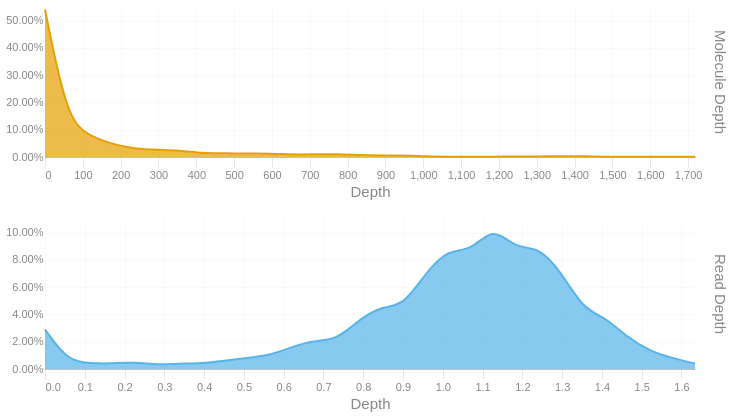

Notebook code for this chart:
### Code cell
readdep = depth_hist(tb['Read Depth'], q99, 3)
readdep = readdep.with_columns(pl.lit('Read Depth').alias('Metric'))
if not SKIPLR:
    moldep = depth_hist(tb['Molecule Depth'], mol_q99, 1)
    moldep = moldep.with_columns(pl.lit('Molecule Depth').alias('Metric'))
    _hist = pl.concat([readdep, moldep])
    _hist = _hist.filter(pl.col('Proportion') != 0)
    with SafeRender(_hist):
        (
            alt.Chart(_hist)        
            .mark_area(interpolate = "basis")
            .encode(
                x=alt.X('Bin:Q').scale(domainMin=0).axis(alt.Axis(title='Depth')),
                y = alt.Y('Proportion:Q', title = None).axis(format = '.2%'),
                color = alt.Color('Metric:N').legend(None),
                row = alt.Row("Metric:N").header(title = None, labelOrient = 'right'),
                tooltip = [
                    alt.Tooltip("Metric:N", title = "Metric"),
                    alt.Tooltip('Interval:N', title = "Depth Interval"),
                    alt.Tooltip('Proportion:Q', title = "% Alignments").format('.2%')
                ]
            )
            .resolve_scale(x='independent', y='independent')
            .properties(
                height = 150, width = 650,
                usermeta={'embedOptions': {'downloadFileName': f'{samplename}.depth.hist'}}
            )
        ).display()
else:
    readdep = readdep.filter(pl.col('Proportion') != 0)
    with SafeRender(readdep):
        (
            alt.Chart(readdep)        
            .mark_area(interpolate = "basis")
            .encode(
                x=alt.X('Bin:Q').scale(domainMin=0).axis(alt.Axis(title='Depth')),
                y = alt.Y('Proportion:Q', title = None).axis(format = '.2%'),
                tooltip = [
                    alt.Tooltip('Interval:N', title = "Depth Interval"),
                    alt.Tooltip('Proportion:Q', title = "% Alignments").format('.2%')
                ]
            )
            .properties(
                usermeta={'embedOptions': {'downloadFileName': f'{samplename}.depth.hist'}}
            )
        ).display()

### Figure 1 — Vega-Lite specification as saved in the notebook (floating-point values rounded to 4 significant figures)
{"width": 650, "height": 150, "config": {"title": {"anchor": "start", "dy": -15, "fontSize": 18, "color": "#888888", "subtitleColor": "#888888", "subtitleFontSize": 14}, "arc": {"fill": "#0072B2"}, "axis": {"domainColor": "#888888", "domainWidth": 0.5, "gridWidth": 0.2, "grid": false, "titleFontWeight": 400, "titleFontSize": 15, "labelFontSize": 11, "labelColor": "#888888", "tickColor": "#888888", "tickWidth": 0.2, "titleColor": "#888888"}, "axisBand": {"grid": false}, "axisX": {"grid": true, "tickSize": 10, "domainCap": "round"}, "axisY": {"domain": false, "grid": true, "tickSize": 0, "domainCap": "round"}, "background": "transparent", "header": {"labelFontSize": 15, "labelColor": "#888888", "titleFontSize": 15, "titleFontWeight": 600, "titleColor": "#888888"}, "legend": {"labelFont": "sans-serif", "labelFontSize": 12, "labelColor": "#888888", "symbolSize": 100, "symbolType": "circle", "titleFontSize": 12, "titlePadding": 10, "titleColor": "#888888", "title": null}, "range": {"category": ["#E69F00", "#56B4E9", "#009E73", "#F0E442", "#0072B2", "#D55E00", "#CC79A7", "#000000"], "diverging": ["#cfe8f3", "#a2d4ec", "#73bfe2", "#46abdb", "#1696d2", "#12719e"]}, "area": {"fill": "#0072B2", "fillOpacity": 0.7, "line": true, "strokeOpacity": 0.7}, "line": {"color": "#0072B2", "stroke": "#0072B2", "strokeWidth": 2}, "trail": {"color": "#0072B2", "stroke": "#0072B2", "strokeWidth": 0, "size": 1}, "point": {"filled": true, "fillOpacity": 1.0, "size": 95}, "text": {"color": "#888888", "fontSize": 11, "align": "right", "fontWeight": 400, "size": 11}, "bar": {"fill": "#0072B2", "stroke": null}, "view": {"stroke": null, "continuousWidth": 660, "continuousHeight": 400}}, "data": {"name": "data-a01a97fb696ce7fa0ce1ed34dd1f2b55"}, "mark": {"type": "area", "interpolate": "basis"}, "encoding": {"color": {"field": "Metric", "legend": null, "type": "nominal"}, "row": {"field": "Metric", "header": {"title": null, "labelOrient": "right"}, "type": "nominal"}, "tooltip": [{"field": "Metric", "title": "Metric", "type": "nominal"}, {"field": "Interval", "title": "Depth Interval", "type": "nominal"}, {"field": "Proportion", "format": ".2%", "title": "% Alignments", "type": "quantitative"}], "x": {"axis": {"title": "Depth"}, "field": "Bin", "scale": {"domainMin": 0}, "type": "quantitative"}, "y": {"axis": {"format": ".2%"}, "field": "Proportion", "title": null, "type": "quantitative"}}, "resolve": {"scale": {"x": "independent", "y": "independent"}}, "usermeta": {"embedOptions": {"downloadFileName": "S1_Annapolis_9.depth.hist"}}, "$schema": "https://vega.github.io/schema/vega-lite/v6.1.0.json", "datasets": {"data-a01a97fb696ce7fa0ce1ed34dd1f2b55": [{"Bin": 0.0, "Interval": "0.0-0.056", "Proportion": 0.029, "Metric": "Read Depth"}, {"Bin": 0.056, "Interval": "0.056-0.113", "Proportion": 0.006, "Metric": "Read Depth"}, {"Bin": 0.113, "Interval": "0.113-0.169", "Proportion": 0.004, "Metric": "Read Depth"}, {"Bin": 0.169, "Interval": "0.169-0.225", "Proportion": 0.004, "Metric": "Read Depth"}, {"Bin": 0.225, "Interval": "0.225-0.282", "Proportion": 0.005, "Metric": "Read Depth"}, {"Bin": 0.282, "Interval": "0.282-0.338", "Proportion": 0.003, "Metric": "Read Depth"}, {"Bin": 0.338, "Interval": "0.338-0.394", "Proportion": 0.004, "Metric": "Read Depth"}, {"Bin": 0.394, "Interval": "0.394-0.451", "Proportion": 0.004, "Metric": "Read Depth"}, {"Bin": 0.451, "Interval": "0.451-0.507", "Proportion": 0.006, "Metric": "Read Depth"}, {"Bin": 0.507, "Interval": "0.507-0.563", "Proportion": 0.008, "Metric": "Read Depth"}, {"Bin": 0.563, "Interval": "0.563-0.62", "Proportion": 0.01, "Metric": "Read Depth"}, {"Bin": 0.62, "Interval": "0.62-0.676", "Proportion": 0.016, "Metric": "Read Depth"}, {"Bin": 0.676, "Interval": "0.676-0.732", "Proportion": 0.021, "Metric": "Read Depth"}, {"Bin": 0.732, "Interval": "0.732-0.789", "Proportion": 0.021, "Metric": "Read Depth"}, {"Bin": 0.789, "Interval": "0.789-0.845", "Proportion": 0.036, "Metric": "Read Depth"}, {"Bin": 0.845, "Interval": "0.845-0.901", "Proportion": 0.046, "Metric": "Read Depth"}, {"Bin": 0.901, "Interval": "0.901-0.958", "Proportion": 0.046, "Metric": "Read Depth"}, {"Bin": 0.958, "Interval": "0.958-1.014", "Proportion": 0.071, "Metric": "Read Depth"}, {"Bin": 1.014, "Interval": "1.014-1.07", "Proportion": 0.088, "Metric": "Read Depth"}, {"Bin": 1.07, "Interval": "1.07-1.127", "Proportion": 0.086, "Metric": "Read Depth"}, {"Bin": 1.127, "Interval": "1.127-1.183", "Proportion": 0.105, "Metric": "Read Depth"}, {"Bin": 1.183, "Interval": "1.183-1.239", "Proportion": 0.088, "Metric": "Read Depth"}, {"Bin": 1.239, "Interval": "1.239-1.296", "Proportion": 0.09, "Metric": "Read Depth"}, {"Bin": 1.296, "Interval": "1.296-1.352", "Proportion": 0.072, "Metric": "Read Depth"}, {"Bin": 1.352, "Interval": "1.352-1.408", "Proportion": 0.044, "Metric": "Read Depth"}, {"Bin": 1.408, "Interval": "1.408-1.465", "Proportion": 0.038, "Metric": "Read Depth"}, {"Bin": 1.465, "Interval": "1.465-1.521", "Proportion": 0.023, "Metric": "Read Depth"}, {"Bin": 1.521, "Interval": "1.521-1.577", "Proportion": 0.013, "Metric": "Read Depth"}, {"Bin": 1.577, "Interval": "1.577-1.634", "Proportion": 0.008, "Metric": "Read Depth"}, {"Bin": 1.634, "Interval": "1.634-1.69", "Proportion": 0.004, "Metric": "Read Depth"}, {"Bin": 0.0, "Interval": "0.0-59.2", "Proportion": 0.541, "Metric": "Molecule Depth"}, {"Bin": 59.2, "Interval": "59.2-118.5", "Proportion": 0.133, "Metric": "Molecule Depth"}, {"Bin": 118.5, "Interval": "118.5-177.7", "Proportion": 0.077, "Metric": "Molecule Depth"}, {"Bin": 177.7, "Interval": "177.7-237.0", "Proportion": 0.047, "Metric": "Molecule Depth"}, {"Bin": 237.0, "Interval": "237.0-296.2", "Proportion": 0.03, "Metric": "Molecule Depth"}, {"Bin": 296.2, "Interval": "296.2-355.5", "Proportion": 0.026, "Metric": "Molecule Depth"}, {"Bin": 355.5, "Interval": "355.5-414.7", "Proportion": 0.025, "Metric": "Molecule Depth"}, {"Bin": 414.7, "Interval": "414.7-474.0", "Proportion": 0.014, "Metric": "Molecule Depth"}, {"Bin": 474.0, "Interval": "474.0-533.2", "Proportion": 0.014, "Metric": "Molecule Depth"}, {"Bin": 533.2, "Interval": "533.2-592.5", "Proportion": 0.012, "Metric": "Molecule Depth"}, {"Bin": 592.5, "Interval": "592.5-651.7", "Proportion": 0.013, "Metric": "Molecule Depth"}, {"Bin": 651.7, "Interval": "651.7-711.0", "Proportion": 0.009, "Metric": "Molecule Depth"}, {"Bin": 711.0, "Interval": "711.0-770.2", "Proportion": 0.01, "Metric": "Molecule Depth"}, {"Bin": 770.2, "Interval": "770.2-829.5", "Proportion": 0.011, "Metric": "Molecule Depth"}, {"Bin": 829.5, "Interval": "829.5-888.7", "Proportion": 0.007, "Metric": "Molecule Depth"}, {"Bin": 888.7, "Interval": "888.7-948.0", "Proportion": 0.005, "Metric": "Molecule Depth"}, {"Bin": 948.0, "Interval": "948.0-1007.2", "Proportion": 0.006, "Metric": "Molecule Depth"}, {"Bin": 1007.0, "Interval": "1007.2-1066.5", "Proportion": 0.002, "Metric": "Molecule Depth"}, {"Bin": 1066.0, "Interval": "1066.5-1125.7", "Proportion": 0.001, "Metric": "Molecule Depth"}, {"Bin": 1126.0, "Interval": "1125.7-1185.0", "Proportion": 0.001, "Metric": "Molecule Depth"}, {"Bin": 1185.0, "Interval": "1185.0-1244.2", "Proportion": 0.001, "Metric": "Molecule Depth"}, {"Bin": 1244.0, "Interval": "1244.2-1303.5", "Proportion": 0.002, "Metric": "Molecule Depth"}, {"Bin": 1304.0, "Interval": "1303.5-1362.7", "Proportion": 0.002, "Metric": "Molecule Depth"}, {"Bin": 1363.0, "Interval": "1362.7-1422.0", "Proportion": 0.003, "Metric": "Molecule Depth"}, {"Bin": 1422.0, "Interval": "1422.0-1481.2", "Proportion": 0.003, "Metric": "Molecule Depth"}, {"Bin": 1481.0, "Interval": "1481.2-1540.4", "Proportion": 0.001, "Metric": "Molecule Depth"}, {"Bin": 1540.0, "Interval": "1540.4-1599.7", "Proportion": 0.001, "Metric": "Molecule Depth"}, {"Bin": 1600.0, "Interval": "1599.7-1658.9", "Proportion": 0.001, "Metric": "Molecule Depth"}, {"Bin": 1659.0, "Interval": "1658.9-1718.2", "Proportion": 0.001, "Metric": "Molecule Depth"}, {"Bin": 1718.0, "Interval": "1718.2-1777.44", "Proportion": 0.001, "Metric": "Molecule Depth"}]}}
